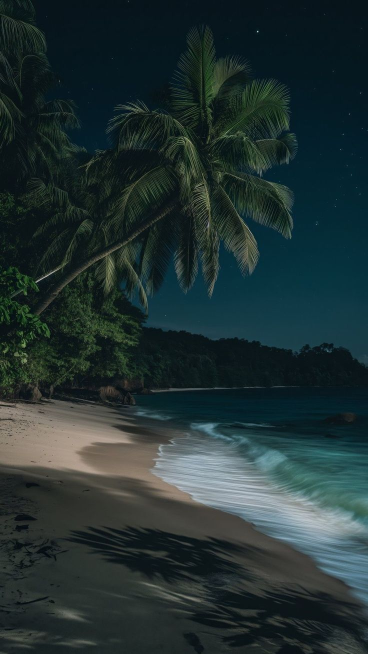
#> input picture bg.jpg, 736 x 1308 px (shown at 1/2 size)
$ python light_direction.py
#> lines starting #> are read from the running program, lines starting #| are printed output that depends on the picture; after the words box and inside, x2 and y2 are one past the last pixel; in counts of white or black regions, pixels touching at a corner belong together
import cv2
import numpy as np

image = cv2.imread("bg.jpg")
#> image is the input picture: shape (1308, 736, 3); mean B, G, R 50, 49.6, 33.7
if image is None:
    print("Error: couldn't load bg.jpg")
    exit()

object_base = (200, 400)
shadow_tip = (300, 500)

clone = image.copy()
cv2.circle(clone, object_base, 5, (0, 255, 0), -1)
#> clone: shape (1308, 736, 3); 0.01% of pixels changed, all inside (x1, y1, x2, y2) = (195, 395, 206, 406)
cv2.circle(clone, shadow_tip, 5, (0, 0, 255), -1)
#> clone: shape (1308, 736, 3); mean B, G, R 50, 49.6, 33.7
cv2.line(clone, object_base, shadow_tip, (255, 0, 0), 2)
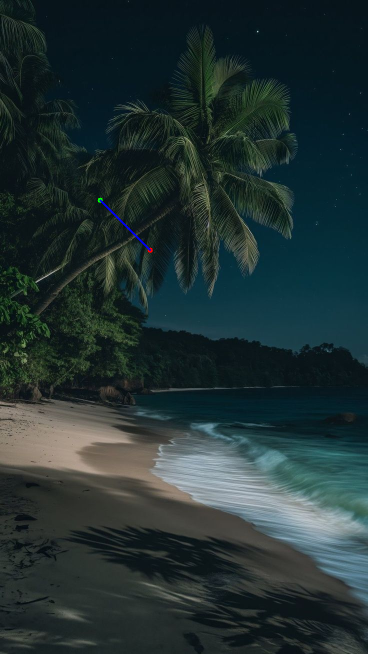
#> clone: shape (1308, 736, 3) (shown at 1/2 size); mean B, G, R 50.1, 49.6, 33.7

cv2.imwrite("light_direction_visualized.jpg", clone)
print("Saved annotated image as light_direction_visualized.jpg")

base = np.array(object_base)
tip = np.array(shadow_tip)
light_vector = base - tip

angle = np.degrees(np.arctan2(-light_vector[1], light_vector[0]))
print("\nEstimated Light Direction Vector (2D):", light_vector)
print(f"Estimated Light Angle (from horizontal): {angle:.2f}°")

$ run again, with bg1.jpg copied over bg.jpg
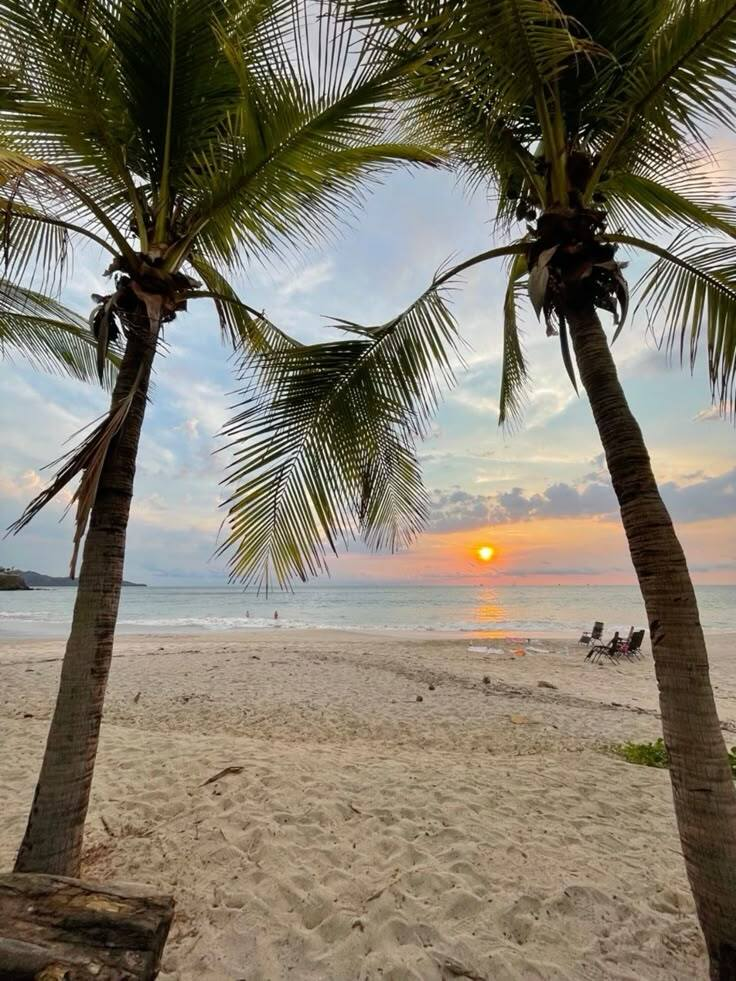
#> input picture bg1.jpg, 736 x 981 px
#> image is the input picture: shape (981, 736, 3); mean B, G, R 105.2, 120.5, 127.8
#> `cv2.line(clone, object_base, shadow_tip, (255, 0, 0), 2)`:
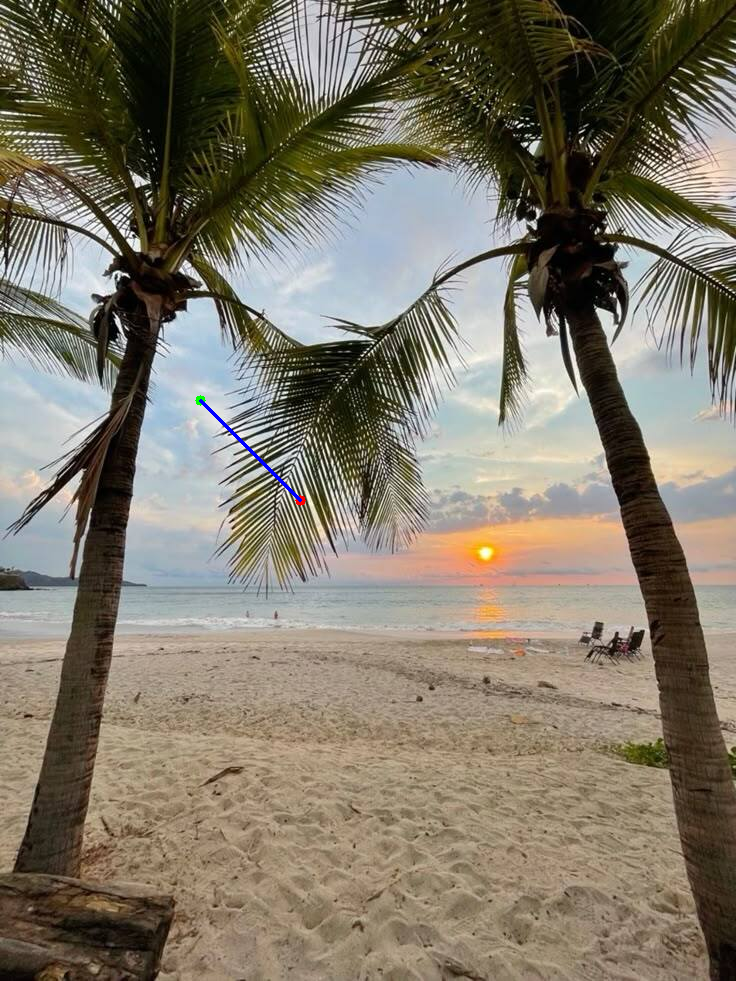
#> clone: shape (981, 736, 3); mean B, G, R 105.3, 120.4, 127.6

$ run again, with person_image.jpg copied over bg.jpg
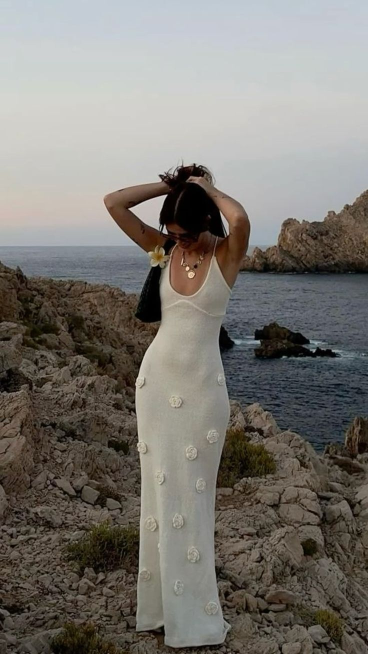
#> input picture person_image.jpg, 736 x 1308 px (shown at 1/2 size)
#> image is the input picture: shape (1308, 736, 3); mean B, G, R 113.5, 119.1, 122.6
#> `cv2.line(clone, object_base, shadow_tip, (255, 0, 0), 2)`:
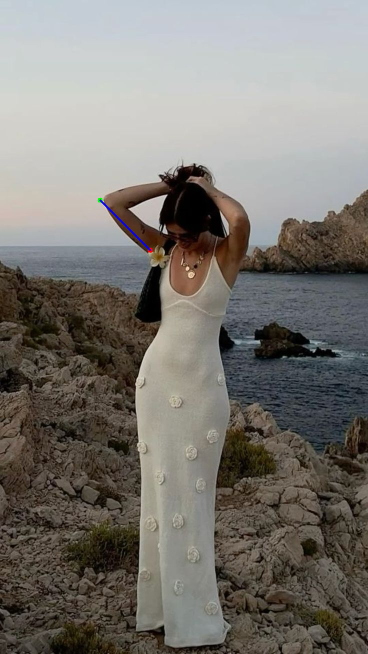
#> clone: shape (1308, 736, 3) (shown at 1/2 size); mean B, G, R 113.6, 119.1, 122.6
